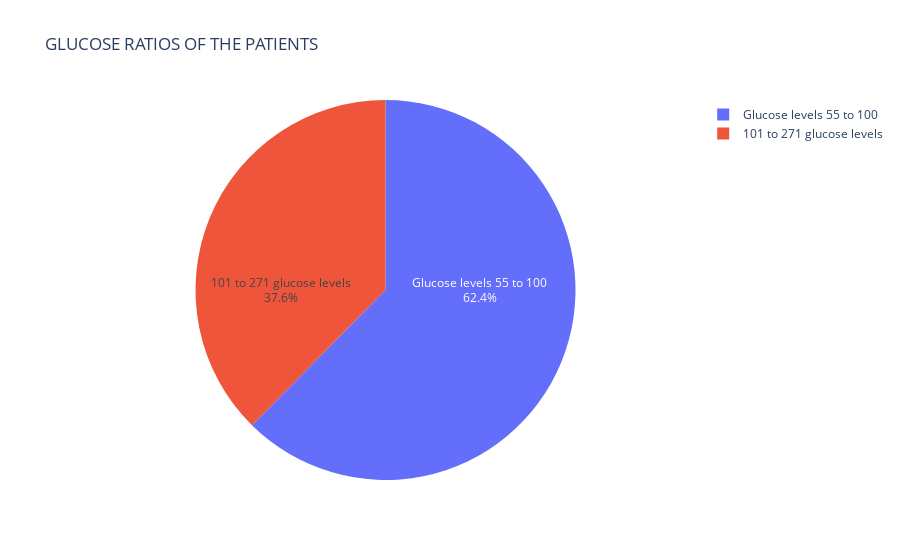

Notebook code cell kept with this figure:
### Code cell
"GLUCOSE RATIOS OF THE PATIENTS"

data_avg_glucose_level= data['avg_glucose_level'].value_counts()
b = data_avg_glucose_level.sort_index()
b = b[:101]  # 3189 people have glucose levels between 55 and 100
bvalues =b.sum()

c = data_avg_glucose_level.sort_index()
c = c[101:] # 1921 kiss They have glucose levels between 101 and 271
cvalues =c.sum()

import numpy as np

a = np.array([[3189],[1921]])
A = pd.DataFrame(data = a ,index =(["Glucose levels 55 to 100","101 to 271 glucose levels"]) )
df = {"dfx":["Glucose levels 55 to 100","101 to 271 glucose levels"],
"dfy":[3189,1921]}


fig  =px.pie(values=df["dfy"],names  = df ["dfx"],title="GLUCOSE RATIOS OF THE PATIENTS" ) #GLUCOSE RATIOS OF THE PATIENTS

fig.update_traces(textposition='inside', textinfo='percent+label', insidetextorientation='radial')

fig

### Figure 1 — Plotly figure (JSON) as saved in the notebook; plotly's stock layout.template omitted (floating-point values rounded to 4 significant figures)
{"data": [{"domain": {"x": [0, 1], "y": [0, 1]}, "hovertemplate": "label=%{label}<br>value=%{value}<extra></extra>", "insidetextorientation": "radial", "labels": ["Glucose levels 55 to 100", "101 to 271 glucose levels"], "legendgroup": "", "name": "", "showlegend": true, "textinfo": "percent+label", "textposition": "inside", "type": "pie", "values": [3189, 1921]}], "layout": {"legend": {"tracegroupgap": 0}, "title": {"text": "GLUCOSE RATIOS OF THE PATIENTS"}}}
